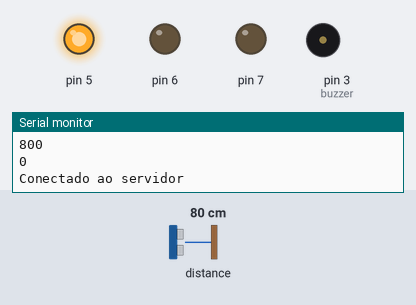
Bench run of a sketch on a simulated Arduino Uno, built with avr-gcc and run on an emulated ATmega328P. Shown: output pins drawn as LEDs (lit = HIGH), buzzer (waves = sounding), the last lines printed to the serial monitor. The inputs (shaded band) are chosen by the test bench; at power-on: distance to the obstacle 80 cm. WiFi joins after 1.5 s; servers stay silent unless stated; uploads are accepted with an empty reply.

Above: at 2.2 s.
2.3 s: distance to the obstacle set to 11 cm
9.6 s: distance to the obstacle set to 8 cm
At 16.6 s:
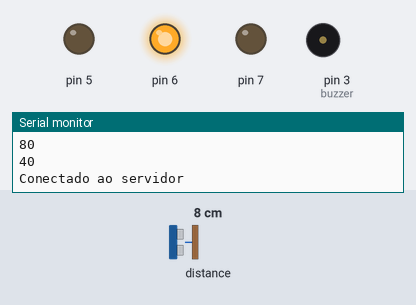
17.2 s: distance to the obstacle set to 2 cm
At 24.3 s:
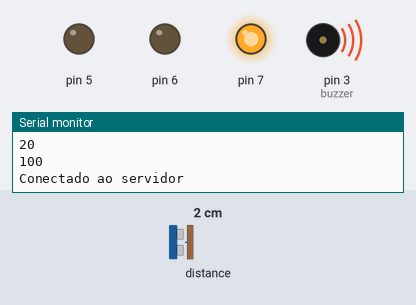
24.6 s: distance to the obstacle set to 6 cm
31.9 s: distance to the obstacle set to 9 cm
At 38.5 s:
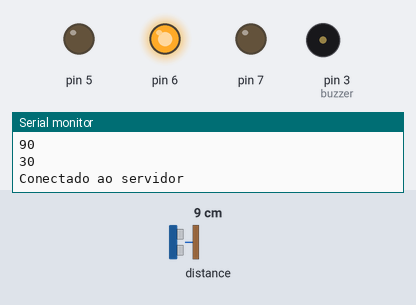
39.3 s: distance to the obstacle set to 4 cm
At 46.2 s:
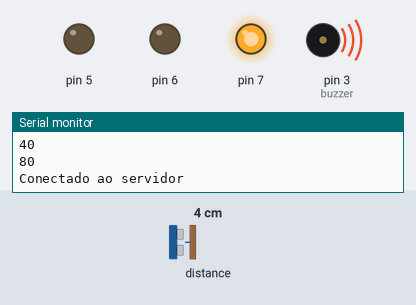
Timing chart, 0 to 47.6 s (numbered marks = the images above; inputs shaded):
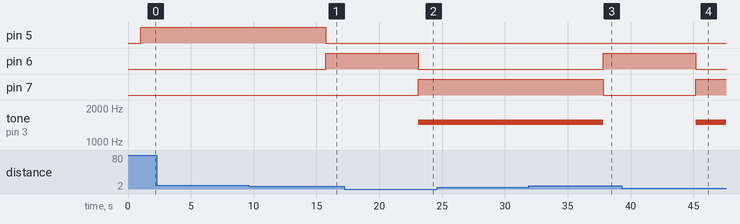

Measured:
- the behaviour switches between 10 and 9 cm on distance to the obstacle (found by bisection; images 0 and 1)
- the behaviour switches between 7 and 8 cm on distance to the obstacle (found by bisection; images 2 and 3)
- after the input at 9.6 s, pin 5: HIGH → LOW after 6.2 s; pin 6: LOW → HIGH after 6.2 s
- after the input at 17.2 s, pin 6: HIGH → LOW after 5.9 s; pin 7: LOW → HIGH after 5.9 s; tone on pin 3 (buzzer): silent → 1500 Hz after 5.9 s
- after the input at 31.9 s, pin 6: LOW → HIGH after 5.9 s; pin 7: HIGH → LOW after 5.9 s; tone on pin 3 (buzzer): 1500 Hz → silent after 5.9 s
- after the input at 39.3 s, pin 6: HIGH → LOW after 5.9 s; pin 7: LOW → HIGH after 5.9 s; tone on pin 3 (buzzer): silent → 1500 Hz after 5.9 s

The sketch:

insercaoArduino.ino
```cpp
#include <SPI.h>
#include <Ethernet.h>
#include <Wire.h>
#include <VL53L0X.h>

byte mac[] = { 0xDE, 0xAD, 0xBE, 0xEF, 0xFE, 0xED }; // Endereço MAC do Arduino
byte server[] = { 192, 168, 0, 2 };
IPAddress ip(192, 168, 0, 3);
IPAddress gateway(192, 168, 0, 2); // Define o gateway
IPAddress subnet(255, 255, 255, 0); // Define a máscara de rede

EthernetClient client;

VL53L0X sensor;

int valorSensor = 0;
int dist_old = 0;
int buzzer = 3;
int altura = 0;
unsigned long timeout = 0;

void setup() {
  Serial.begin(9600);
  Ethernet.begin(mac, ip, gateway, subnet);
  pinMode(5, OUTPUT);
  pinMode(6, OUTPUT);
  pinMode(7, OUTPUT);
  pinMode(buzzer, OUTPUT);
  Wire.begin();
  sensor.init();
  sensor.setTimeout(500);
  delay(1000);
}

void loop() {
  valorSensor = sensor.readRangeSingleMillimeters();
  filtrar_sinal();
  altura = 120 -  valorSensor;
  if (altura < 0){
    altura = 0;
  }
  Serial.println(valorSensor);
  Serial.println(altura);
  leds();

  if (client.connect(server, 80)) {
    Serial.println("Conectado ao servidor");

    String relatorio;

    if (altura < 30) {
      relatorio = "Baixo";
    } else if (altura >= 30 && altura < 45) {
      relatorio = "Moderado";
    } else {
      relatorio = "Alto";
    }

    // Construir a URL com ambos os parâmetros
    String requestURL = "GET /inserir.php?sensor=" + String(altura) + "&relatorio=" + relatorio + " HTTP/1.1";
    client.println(requestURL);
    client.println("Host: 192.168.0.2");
    client.println();
    delay(2000);
    while (client.available()) {
      char c = client.read();
      Serial.write(c);
    }

    client.stop(); // Fecha a conexão após a requisição
    Serial.println("Conexão encerrada");
  }
  else {
    Serial.println("Falha na conexão com o servidor");
  }

  delay(5000); // Aguardar 5 segundos antes de enviar o próximo dado
}


void filtrar_sinal()
{

  if (valorSensor > 8000 && ((millis() - timeout) < 1000))
  {
    valorSensor = dist_old;
  }
  else
  {
    dist_old = valorSensor;
    timeout = millis();
  }
}

void leds()
{
  if (altura < 30) { //verde
    noTone(buzzer);
    digitalWrite(5, HIGH);
    digitalWrite(6, LOW);
    digitalWrite(7, LOW);
  } else if (altura >= 30 && altura < 45) { //amarelo
    noTone(buzzer);
    digitalWrite(5, LOW);
    digitalWrite(6, HIGH);
    digitalWrite(7, LOW);
  } else { //vermelho
    tone(buzzer, 1500);
    digitalWrite(5, LOW);
    digitalWrite(6, LOW);
    digitalWrite(7, HIGH);
  }
}
```
